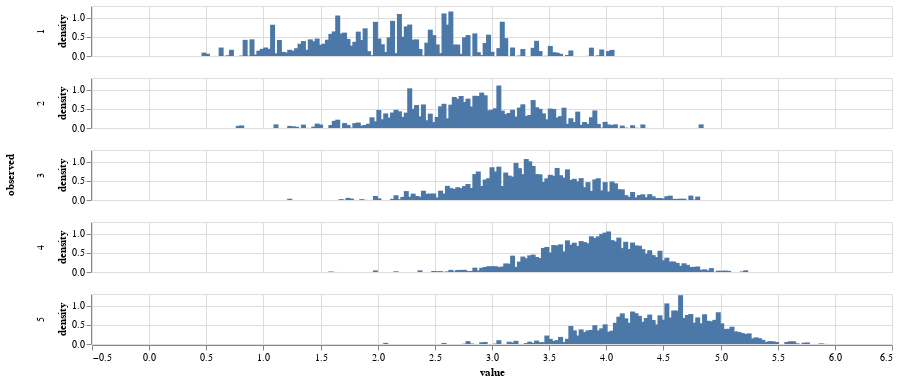

The cell this chart's notebook holds for it:
### Code cell
fit_vs_obs = pd.concat([
    Rhatbig.rename(columns={'rating':'fit'}),
    Rbig.rename(columns={'rating':'observed'}),
], axis=1).stack().dropna().reset_index()[['fit','observed']]

fit_vs_obs = fit_vs_obs.iloc[np.random.choice(len(fit_vs_obs), 5000)]

alt.Chart(fit_vs_obs).transform_density(
    density='fit',
    bandwidth=0.01,
    groupby=['observed'],
    extent= [0, 6]
).mark_bar().encode(
    alt.X('value:Q'),
    alt.Y('density:Q'),
    alt.Row('observed:N')
).properties(width=800, height=50)

### Figure 1 — Vega-Lite specification as saved in the notebook (floating-point values rounded to 4 significant figures; data arrays with more than 128 entries replaced by an {"elided": "..."} marker saying what was removed)
{"config": {"view": {"continuousWidth": 400, "continuousHeight": 300}}, "data": {"name": "data-e851b4d4944a08d0c2484d46a5bd8642"}, "mark": "bar", "encoding": {"row": {"type": "nominal", "field": "observed"}, "x": {"type": "quantitative", "field": "value"}, "y": {"type": "quantitative", "field": "density"}}, "height": 50, "transform": [{"density": "fit", "bandwidth": 0.01, "extent": [0, 6], "groupby": ["observed"]}], "width": 800, "$schema": "https://vega.github.io/schema/vega-lite/v4.8.1.json", "datasets": {"data-e851b4d4944a08d0c2484d46a5bd8642": {"elided": "5000 records"}}}
